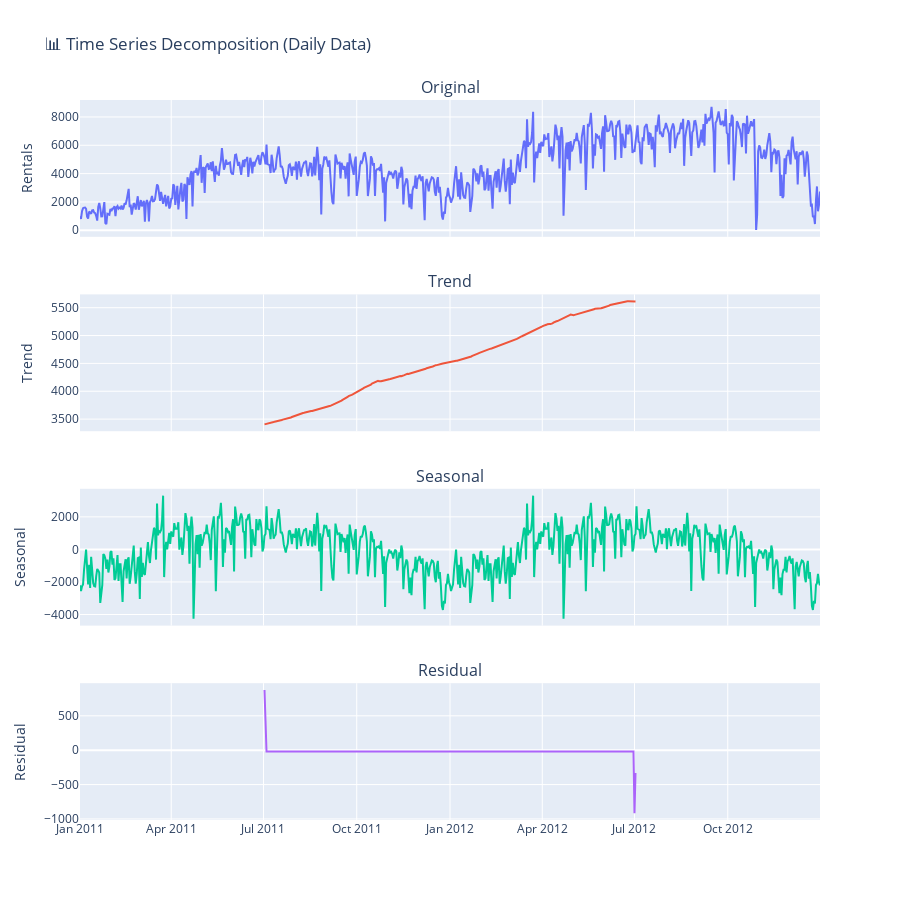

Notebook source saved alongside this figure:
### Markdown cell above
## 3. Time Series Decomposition

### Code cell
decomposition = seasonal_decompose(day_df['cnt'], model='additive', period=365)

fig = make_subplots(rows=4, cols=1, shared_xaxes=True, 
                    subplot_titles=('Original', 'Trend', 'Seasonal', 'Residual'),
                    vertical_spacing=0.08)

fig.add_trace(go.Scatter(x=day_df['dteday'], y=day_df['cnt'], name='Original'), row=1, col=1)
fig.add_trace(go.Scatter(x=day_df['dteday'], y=decomposition.trend, name='Trend'), row=2, col=1)
fig.add_trace(go.Scatter(x=day_df['dteday'], y=decomposition.seasonal, name='Seasonal'), row=3, col=1)
fig.add_trace(go.Scatter(x=day_df['dteday'], y=decomposition.resid, name='Residual'), row=4, col=1)

fig.update_layout(height=900, title_text='📊 Time Series Decomposition (Daily Data)', showlegend=False)
fig.update_yaxes(title_text='Rentals', row=1, col=1)
fig.update_yaxes(title_text='Trend', row=2, col=1)
fig.update_yaxes(title_text='Seasonal', row=3, col=1)
fig.update_yaxes(title_text='Residual', row=4, col=1)
fig

### Figure 1 — Plotly figure (JSON) as saved in the notebook; plotly's stock layout.template omitted (floating-point values rounded to 4 significant figures; data arrays with more than 128 entries replaced by an {"elided": "..."} marker saying what was removed)
{"data": [{"name": "Original", "type": "scatter", "x": {"elided": "731 str values"}, "xaxis": "x", "y": {"elided": "731 int values"}, "yaxis": "y"}, {"name": "Trend", "type": "scatter", "x": {"elided": "731 str values"}, "xaxis": "x2", "y": {"elided": "731 float values"}, "yaxis": "y2"}, {"name": "Seasonal", "type": "scatter", "x": {"elided": "731 str values"}, "xaxis": "x3", "y": {"elided": "731 float values"}, "yaxis": "y3"}, {"name": "Residual", "type": "scatter", "x": {"elided": "731 str values"}, "xaxis": "x4", "y": {"elided": "731 float values"}, "yaxis": "y4"}], "layout": {"annotations": [{"font": {"size": 16}, "showarrow": false, "text": "Original", "x": 0.5, "xanchor": "center", "xref": "paper", "y": 1, "yanchor": "bottom", "yref": "paper"}, {"font": {"size": 16}, "showarrow": false, "text": "Trend", "x": 0.5, "xanchor": "center", "xref": "paper", "y": 0.73, "yanchor": "bottom", "yref": "paper"}, {"font": {"size": 16}, "showarrow": false, "text": "Seasonal", "x": 0.5, "xanchor": "center", "xref": "paper", "y": 0.46, "yanchor": "bottom", "yref": "paper"}, {"font": {"size": 16}, "showarrow": false, "text": "Residual", "x": 0.5, "xanchor": "center", "xref": "paper", "y": 0.19, "yanchor": "bottom", "yref": "paper"}], "height": 900, "showlegend": false, "title": {"text": "📊 Time Series Decomposition (Daily Data)"}, "xaxis": {"anchor": "y", "domain": [0, 1], "matches": "x4", "showticklabels": false}, "xaxis2": {"anchor": "y2", "domain": [0, 1], "matches": "x4", "showticklabels": false}, "xaxis3": {"anchor": "y3", "domain": [0, 1], "matches": "x4", "showticklabels": false}, "xaxis4": {"anchor": "y4", "domain": [0, 1]}, "yaxis": {"anchor": "x", "domain": [0.81, 1], "title": {"text": "Rentals"}}, "yaxis2": {"anchor": "x2", "domain": [0.54, 0.73], "title": {"text": "Trend"}}, "yaxis3": {"anchor": "x3", "domain": [0.27, 0.46], "title": {"text": "Seasonal"}}, "yaxis4": {"anchor": "x4", "domain": [0, 0.19], "title": {"text": "Residual"}}}}
